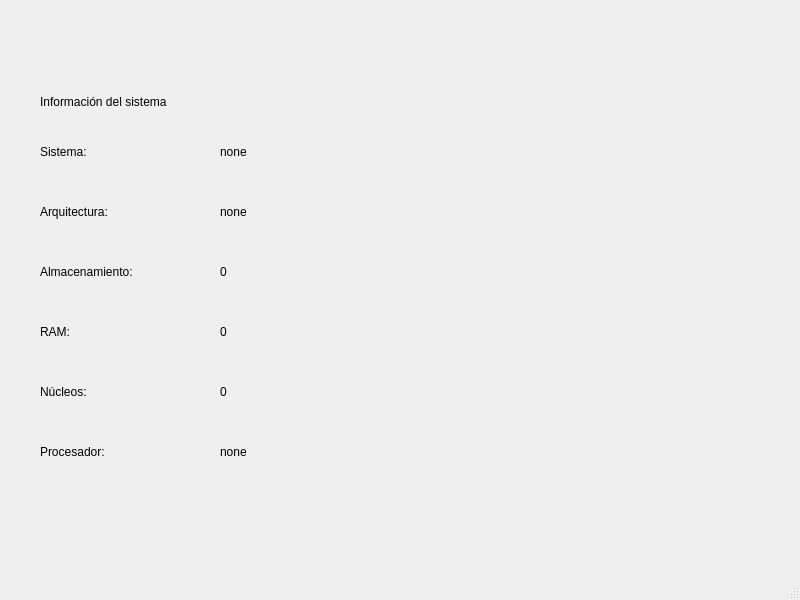
<?xml version="1.0" encoding="UTF-8"?>
<ui version="4.0">
 <class>MainWindow</class>
 <widget class="QMainWindow" name="MainWindow">
  <property name="geometry">
   <rect>
    <x>0</x>
    <y>0</y>
    <width>800</width>
    <height>600</height>
   </rect>
  </property>
  <property name="windowTitle">
   <string>MainWindow</string>
  </property>
  <widget class="QWidget" name="centralwidget">
   <widget class="QLabel" name="label">
    <property name="geometry">
     <rect>
      <x>40</x>
      <y>140</y>
      <width>90</width>
      <height>23</height>
     </rect>
    </property>
    <property name="text">
     <string>Sistema:</string>
    </property>
   </widget>
   <widget class="QLabel" name="label_2">
    <property name="geometry">
     <rect>
      <x>40</x>
      <y>90</y>
      <width>231</width>
      <height>23</height>
     </rect>
    </property>
    <property name="text">
     <string>Información del sistema</string>
    </property>
   </widget>
   <widget class="QLabel" name="label_4">
    <property name="geometry">
     <rect>
      <x>40</x>
      <y>440</y>
      <width>121</width>
      <height>23</height>
     </rect>
    </property>
    <property name="text">
     <string>Procesador:</string>
    </property>
   </widget>
   <widget class="QLabel" name="label_5">
    <property name="geometry">
     <rect>
      <x>40</x>
      <y>380</y>
      <width>90</width>
      <height>23</height>
     </rect>
    </property>
    <property name="text">
     <string>Núcleos:</string>
    </property>
   </widget>
   <widget class="QLabel" name="label_6">
    <property name="geometry">
     <rect>
      <x>40</x>
      <y>200</y>
      <width>131</width>
      <height>23</height>
     </rect>
    </property>
    <property name="text">
     <string>Arquitectura:</string>
    </property>
   </widget>
   <widget class="QLabel" name="label_7">
    <property name="geometry">
     <rect>
      <x>40</x>
      <y>260</y>
      <width>161</width>
      <height>23</height>
     </rect>
    </property>
    <property name="text">
     <string>Almacenamiento:</string>
    </property>
   </widget>
   <widget class="QLabel" name="label_8">
    <property name="geometry">
     <rect>
      <x>40</x>
      <y>320</y>
      <width>90</width>
      <height>23</height>
     </rect>
    </property>
    <property name="text">
     <string>RAM:</string>
    </property>
   </widget>
   <widget class="QLabel" name="ram">
    <property name="geometry">
     <rect>
      <x>220</x>
      <y>320</y>
      <width>181</width>
      <height>23</height>
     </rect>
    </property>
    <property name="text">
     <string>0</string>
    </property>
   </widget>
   <widget class="QLabel" name="arq">
    <property name="geometry">
     <rect>
      <x>220</x>
      <y>200</y>
      <width>181</width>
      <height>23</height>
     </rect>
    </property>
    <property name="text">
     <string>none</string>
    </property>
   </widget>
   <widget class="QLabel" name="so">
    <property name="geometry">
     <rect>
      <x>220</x>
      <y>140</y>
      <width>181</width>
      <height>23</height>
     </rect>
    </property>
    <property name="text">
     <string>none</string>
    </property>
   </widget>
   <widget class="QLabel" name="proc">
    <property name="geometry">
     <rect>
      <x>220</x>
      <y>440</y>
      <width>391</width>
      <height>23</height>
     </rect>
    </property>
    <property name="text">
     <string>none</string>
    </property>
   </widget>
   <widget class="QLabel" name="nproc">
    <property name="geometry">
     <rect>
      <x>220</x>
      <y>380</y>
      <width>181</width>
      <height>23</height>
     </rect>
    </property>
    <property name="text">
     <string>0</string>
    </property>
   </widget>
   <widget class="QLabel" name="strg">
    <property name="geometry">
     <rect>
      <x>220</x>
      <y>260</y>
      <width>181</width>
      <height>23</height>
     </rect>
    </property>
    <property name="text">
     <string>0</string>
    </property>
   </widget>
  </widget>
  <widget class="QMenuBar" name="menubar">
   <property name="geometry">
    <rect>
     <x>0</x>
     <y>0</y>
     <width>800</width>
     <height>31</height>
    </rect>
   </property>
  </widget>
  <widget class="QStatusBar" name="statusbar"/>
 </widget>
 <resources/>
 <connections/>
</ui>
